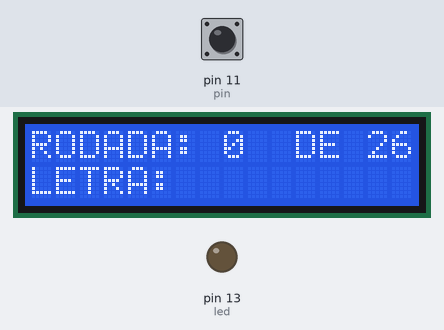
This sketch was run on a simulated Arduino Uno, built with avr-gcc and run on an emulated ATmega328P. On the bench: 16×2 character LCD, output pins drawn as LEDs (lit = HIGH). Inputs (shaded band) come from the test bench; at power-on: pin 11 (pin) HIGH. Random numbers use the default seed unless the sketch sets one.

Above: at 1.2 s.
1.3 s: pin 11 (pin) pulled LOW for 3.2 s
At 4.5 s:
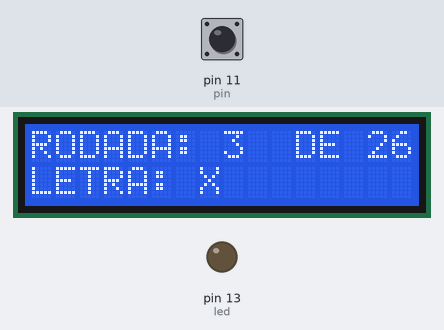
6.0 s: pin 11 (pin) pulled LOW for 1 s
At 7.3 s:
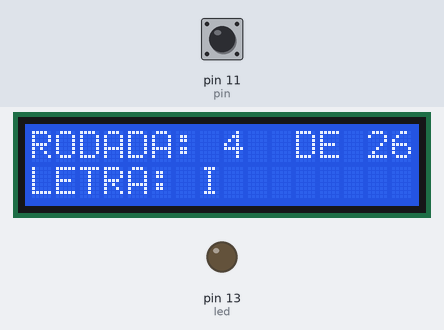
8.5 s: pin 11 (pin) pulled LOW for 3.2 s
At 12.1 s:
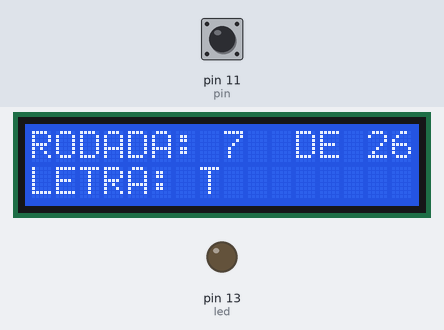
13.2 s: pin 11 (pin) pulled LOW for 0.15 s
At 13.6 s:
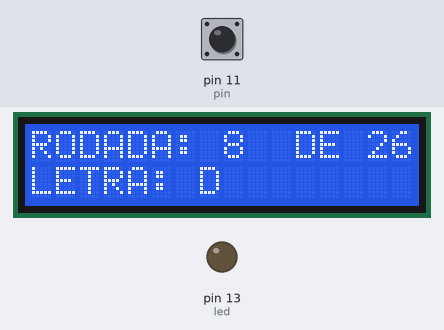
14.8 s: pin 11 (pin) pulled LOW for 1 s
At 16.9 s:
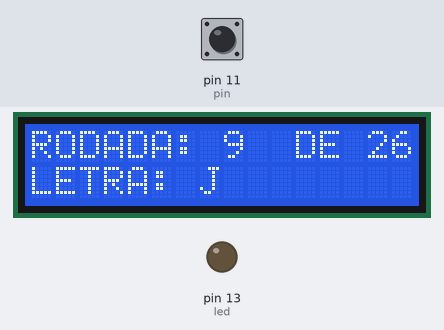
17.3 s: pin 11 (pin) pulled LOW for 3.2 s
At 21.2 s:
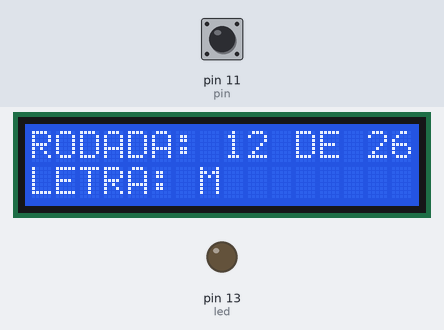
Timing chart, 0 to 22.7 s (numbered marks = the images above; inputs shaded):
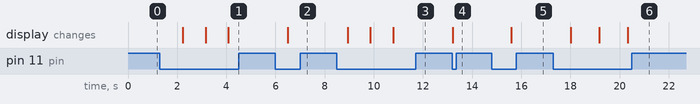

The sketch:

stop-game.ino
```cpp
/**
 * Jogo do STOP
 *
 * STOP é um jogo onde, após a letra sorteada, todos os participantes devem
 * preencher as colunas (ex.: Nome, Localidade, Objeto, Carro, etc) e o primeiro
 * a terminar, grita "STOP", parando o jogo para a contagem.
 *
 * A regra de contagem é: repetidos valem 5, senão, 10 pontos. Ao final de todas
 * as rodadas, soma-se o total de pontos de cada um e ganha quem obtiver mais
 * pontos, claro.
 *
 * @author Thiago Paes
 **/
#include <Wire.h>
#include <LiquidCrystal_I2C.h>

LiquidCrystal_I2C lcd(0x27, 16, 2);

char ultimaletra;
int pin = 11;
int led = 13;
int val = 1;
int rodada = 0;
int letras[26];
int contador = 0;
boolean duplicado;

void setup() {
  lcd.begin();
  lcd.clear();
  lcd.setBacklight(HIGH);

  lcd.setCursor(0, 0);
  lcd.print("RODADA:    DE 26");
  lcd.setCursor(0, 1);
  lcd.print("LETRA:");

  pinMode(pin, INPUT_PULLUP);
  pinMode(led, OUTPUT);
}

void loop() {
  val = digitalRead(pin);

  // o push button vem por padrão 1
  if (val == 0) {
    // utilizando um contador, pq a leitura é muito rápida
    contador++;

    // com o contador ativado - cerca de 2s - sorteio apenas uma vez.
    if (contador >= 250) {
      sorteia();

      contador = 0;
    }
  }

  // joga na tela Amarelo
  lcd.setCursor(8, 0);
  lcd.print(rodada);

  lcd.setCursor(7, 1);
  lcd.print(ultimaletra);
}

// sorteio de letras, utilizando a própria tabela ASCII e tratando repetição
void sorteia() {
  duplicado = true;

  while (duplicado == true) {
    digitalWrite(led, HIGH);

    ultimaletra = char(random(65, 90));
    duplicado = false;

    for (int i = 0; i < sizeof(letras); i++) {
      if (letras[i] == ultimaletra) {
        duplicado = true;
      }
    }
  }

  digitalWrite(led, LOW);

  letras[rodada] = ultimaletra;

  rodada++;
}
```

Measured:
- after the input at 1.3 s, the display: first changes after 0.93 s (image 1 shows a later state)
- after the input at 6.0 s, the display: changes after 0.51 s (image 2)
- after the input at 8.5 s, the display: first changes after 0.43 s (image 3 shows a later state)
- after the input at 13.2 s, the display: changes at once (image 4)
- after the input at 14.8 s, the display: changes after 0.78 s (image 5)
- after the input at 17.3 s, the display: first changes after 0.71 s (image 6 shows a later state)
